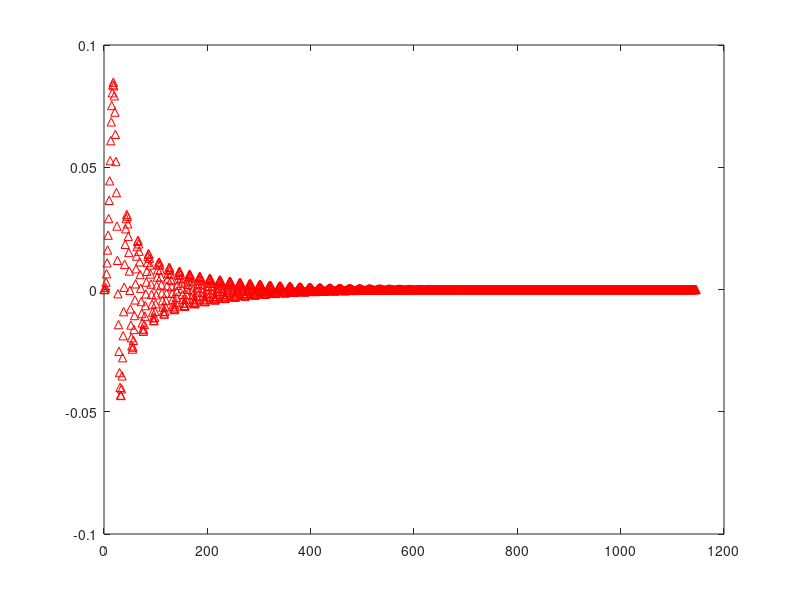

Write MATLAB code to recreate this figure.
% Configuracion
pkg load control; pkg load signal;
clear; clear all; close all;

% Definicion coeficientes
a11 = -1.87121609;
a12 = 0.97589092;
a21 = -1.7783890;
a22 = 0.87490286;
a31 = -1.55080795;
a32 = 0.62463198;
b11 = 0.01421174;
b12 = -0.02027779;
b21 = -0.13219652;
b22 = 0.10512570;
b31 = 0.12873570;
b32 = -0.03392829;
h0  = 0;

% Definicion funcion transferencia
num1 = [b11 b12];
den1 = [1 a11 a12];
H1 = tf(num1,den1);

num2 = [b21 b22];
den2 = [1 a21 a22];
H2 = tf(num2,den2);

num3 = [b31 b32];
den3 = [1 a31 a32];
H3 = tf(num3,den3);

H = h0 + H1 + H2 + H3;
Hcuad = H*H;

% Grafico FT
[num den] = tfdata(Hcuad,'v');
impz(num,den)
